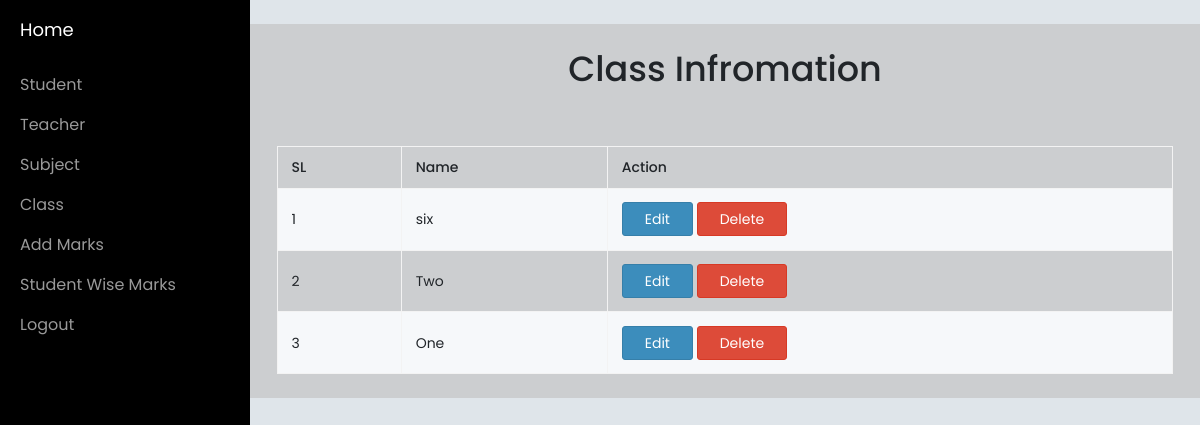
Screenshot of /admin/class.php (signed in) with the database file from the repository.
### tables this page shows
CREATE TABLE `class` (
  `id` int(11) NOT NULL,
  `name` varchar(255) NOT NULL
);

### admin/class.php (the view, shortened to what this page needs)
<?php
if(!isset($_SESSION["user_admin"])){
  header("location:../index.php");
} else {
  include('includes/header.php');
  include('includes/sidebar.php');
  include('includes/config.php'); ?>
    <div class="content-wrapper">
      <div class="row">
        <div class="col-md-12 col-md-offset-0">
          <div class="box">
           <center><h1>Class Infromation</h1></center>
         </div>
         <div class="box-body">
       </br></br></div>
        <table id="example1" class="table table-hover table-bordered table-striped">
          <thead>
           <tr>
            <th>SL</th>
            <th>Name</th>
            <th>Action</th>
          </tr>
        </thead>
        <tbody>
          <?php $query=mysqli_query($con,"SELECT * FROM `class` order by id DESC ");
          $count=0;
          foreach ($query as $result):
           ?>
           <tr>
            <td><?=++$count?></td>
            <td><?=$result['name']?></td>
            <td>
             <a href="editclass.php?id=<?=$result['id']?>"><button class='btn btn-primary'>Edit</button></a> <a href="deleteclass.php?id=<?=$result['id']?>"><button class='btn btn-danger'>Delete</button></a>
           </td>
         </tr>
       <?php endforeach; ?>
     </tbody>
   </table>
 </div>
</div>
</div>
</div>
<?php include('includes/footer.php');  } ?>

### admin/includes/sidebar.php (style rules this page uses)
body { background-color: #dfe5ea; }

### rows the page displays
class: name "six"
class: name "Two"
class: name "One"
